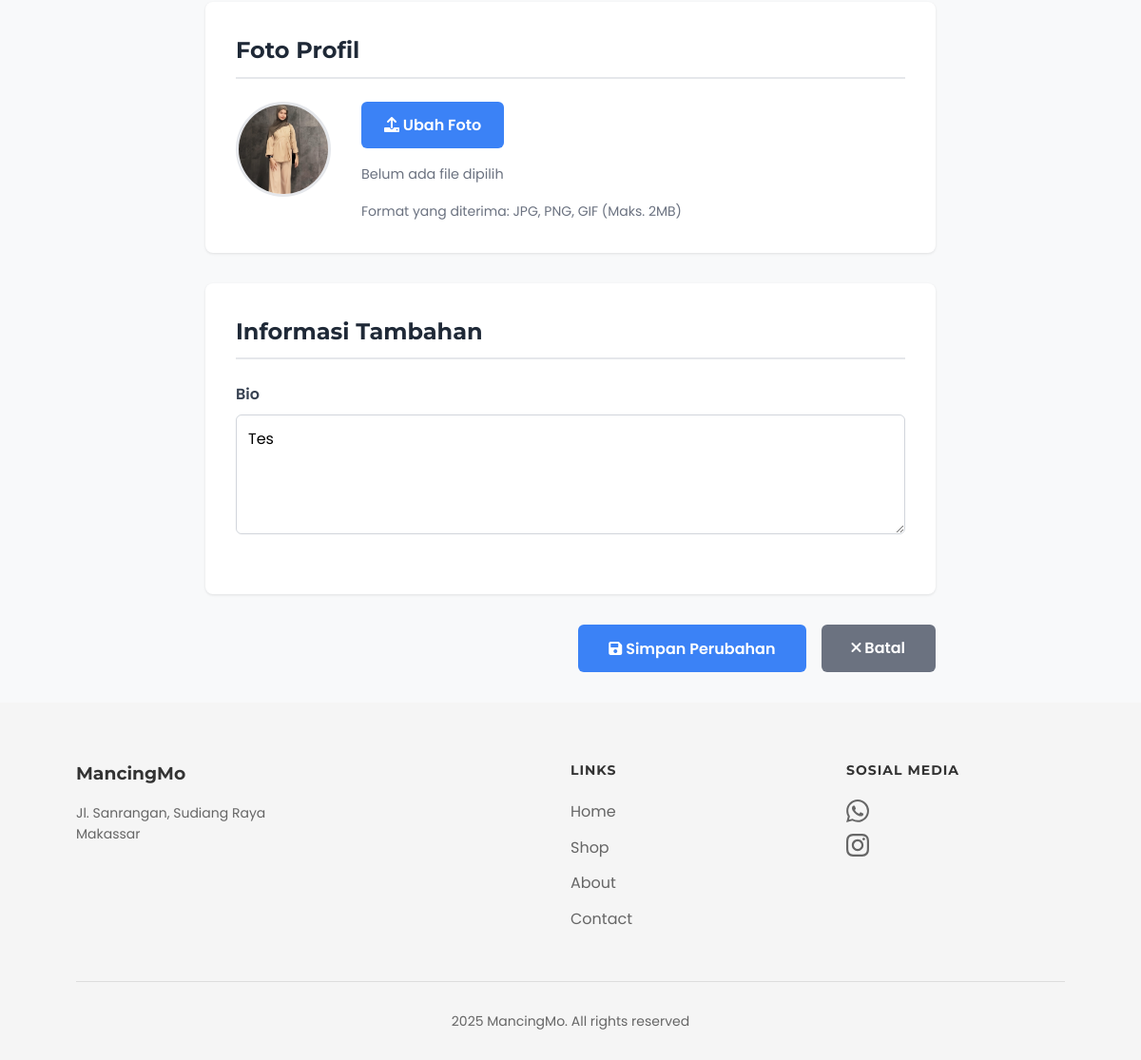
The page /profile/edit/ (signed in, lower part) on the database as committed earlier.
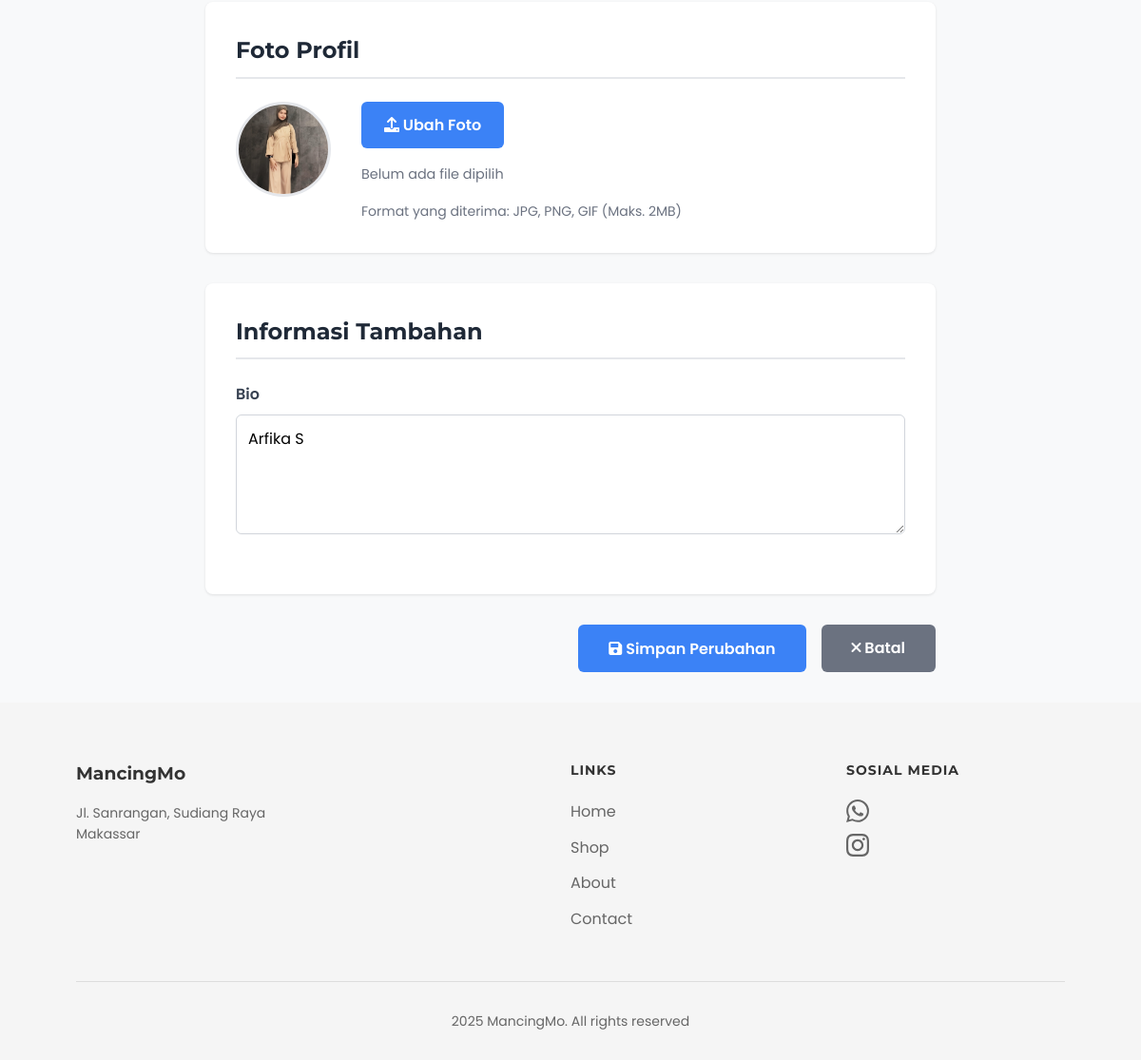
The same page on the database as committed later.
### products/models.py (models this page shows, shortened)
class UserProfile(models.Model):
    GENDER_CHOICES = [
        ('L', 'Laki-laki'),
        ('P', 'Perempuan'),
    ]
    user = models.OneToOneField(User, on_delete=models.CASCADE, related_name='profile', verbose_name="Pengguna")
    photo = models.ImageField(upload_to='profiles/', blank=True, null=True, verbose_name="Foto Profile")
    phone = models.CharField(max_length=20, blank=True, verbose_name="Nomor Telepon")
    whatsapp = models.CharField(max_length=20, blank=True, verbose_name="Nomor WhatsApp")
    birth_date = models.DateField(blank=True, null=True, verbose_name="Tanggal Lahir")
    gender = models.CharField(max_length=1, choices=GENDER_CHOICES, blank=True, verbose_name="Jenis Kelamin")
    address = models.TextField(blank=True, verbose_name="Alamat Lengkap")
    province = models.CharField(max_length=100, blank=True, verbose_name="Provinsi")
    city = models.CharField(max_length=100, blank=True, verbose_name="Kota/Kabupaten")
    district = models.CharField(max_length=100, blank=True, verbose_name="Kecamatan")  # ✅ FIELD BARU
    postal_code = models.CharField(max_length=10, blank=True, verbose_name="Kode Pos")
    bio = models.TextField(blank=True, verbose_name="Bio/Deskripsi")
    created_at = models.DateTimeField(auto_now_add=True, verbose_name="Dibuat Pada")
    updated_at = models.DateTimeField(auto_now=True, verbose_name="Diperbarui Pada")
    class Meta:
        verbose_name = "Profile Pengguna"
        verbose_name_plural = "Profile Pengguna"
        app_label = 'products'

### products/views.py (the view, shortened to what this page needs)
# urls.py: path('profile/edit/', views.edit_profile, name='edit_profile'),
@login_required
def edit_profile(request):
    user_profile, created = UserProfile.objects.get_or_create(user=request.user)
    context = {
        'profile': user_profile,
    }
    return render(request, 'registration/edit_profile.html', context)

### products/models.py (called while the page is built)
    @property
    def unique_items_count(self):
        return self.items.count()

    def get_unique_items_count(self):
        return self.unique_items_count

### templates/registration/edit_profile.html (shortened to what this page needs)
{% extends 'base.html' %}
{% load static %}
{% block content %}
<div class="profile-container">
    <div class="profile-content">
        <form method="POST" enctype="multipart/form-data" class="profile-form">
            <div class="form-section">
                <h2>Foto Profil</h2>
                <div class="profile-picture-section">
                    <div class="current-photo">
                        {% if profile.photo %}
                            <img src="{{ profile.photo.url }}" alt="Foto Profil Saat Ini" class="profile-photo">
                        {% else %}
                            <div class="default-photo">
                                <i class="fas fa-user"></i>
                            </div>
                        {% endif %}
                    </div>
                    <div class="upload-section">
                        <label class="upload-label">
                            <i class="fas fa-upload"></i> Ubah Foto
                        </label>
                        <div class="file-info">
                            <span id="file-name">Belum ada file dipilih</span>
                        </div>
                        <p class="file-requirements">Format yang diterima: JPG, PNG, GIF (Maks. 2MB)</p>
                    </div>
                </div>
            </div>
            <div class="form-section">
                <h2>Informasi Tambahan</h2>
                <div class="form-group">
                    <label for="bio">Bio</label>
                    <textarea id="bio" name="bio" class="form-input" rows="4" placeholder="Ceritakan tentang diri Anda...">{{ profile.bio }}</textarea>
                </div>
            </div>
            <div class="form-actions">
                <button type="submit" class="btn-primary">
                    <i class="fas fa-save"></i> Simpan Perubahan
                </button>
                <a href="{% url 'profile' %}" class="btn-secondary">
                    <i class="fas fa-times"></i> Batal
                </a>
            </div>
        </form>
    </div>
</div>
{% endblock %}

Rows that differ between the two databases and show on the page:
changed UserProfile: bio "Tes" → "Arfika S"
